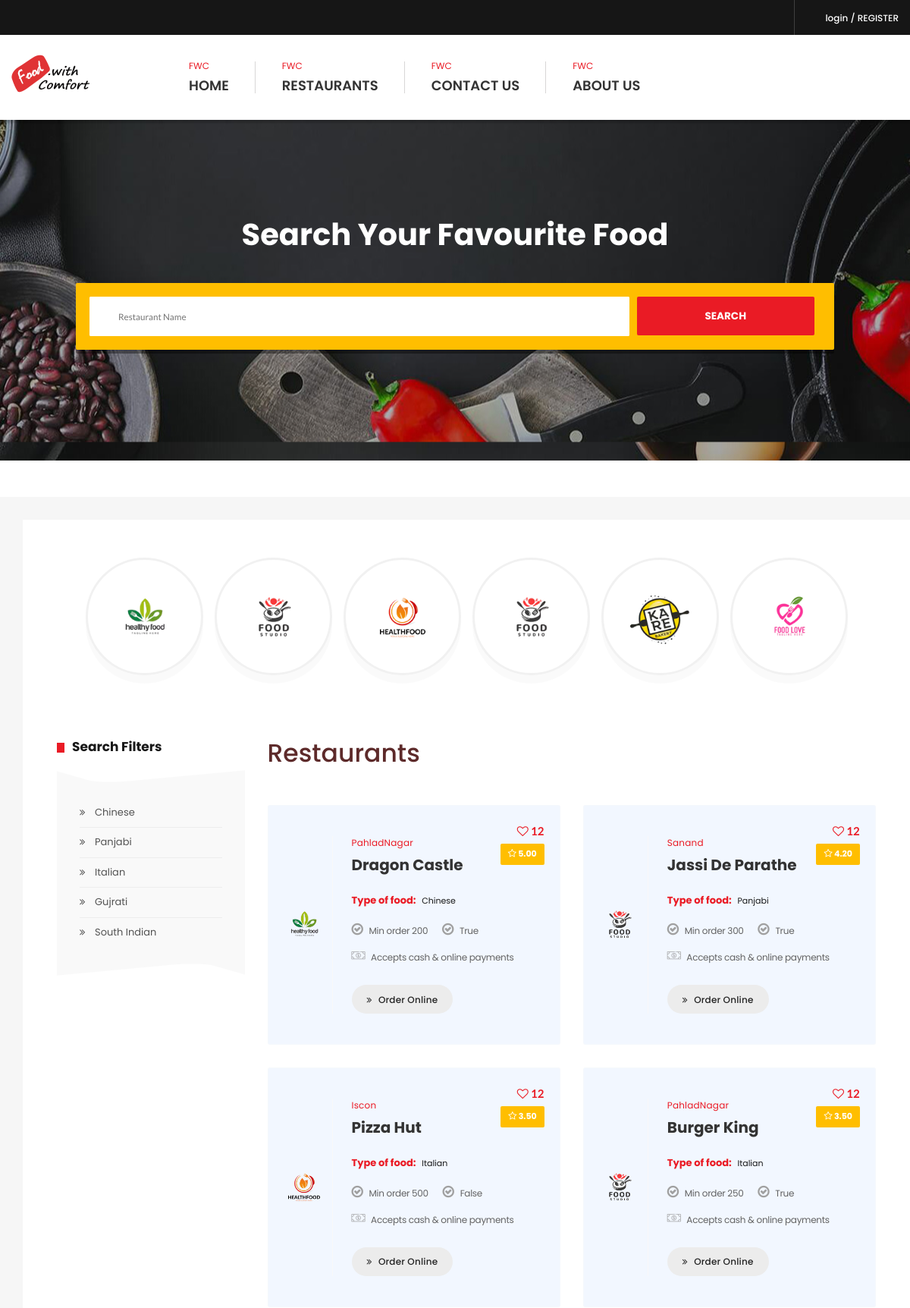
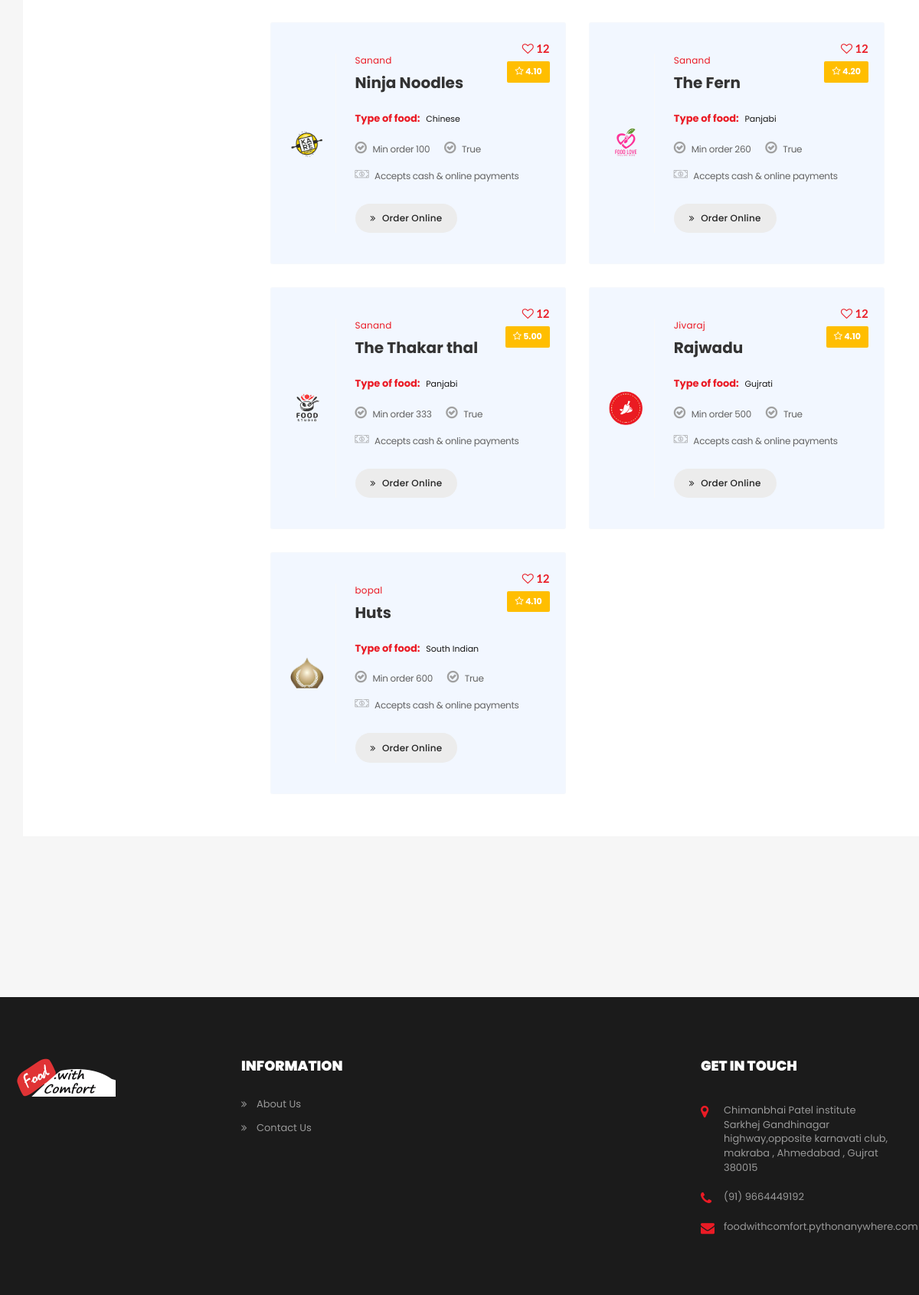
/restaurant/indexrestaurant/, run on the app's committed database (2 pictures, top to bottom).
### restaurant/models.py (models this page shows, shortened)
class Restaurant(models.Model):
    restaurant_name = models.CharField(max_length=50)
    email = models.EmailField(max_length=30)
    contact_no = models.CharField(max_length=10)
    address_fk = models.ForeignKey(Address,on_delete=models.CASCADE,related_name='rest_address')
    category_fk = models.ForeignKey(Category,on_delete=models.CASCADE,related_name='rest_category')
    opening_hours = models.CharField(max_length=15)
    takeaway = models.BooleanField()
    rating_fk = models.ForeignKey(Rating,on_delete=models.CASCADE,related_name='rest_rating')
    picture = models.ImageField(upload_to='images',blank=True,null=True)
    minimum_or = models.IntegerField(blank=True,null=True)
    description = models.CharField(max_length=100,blank=True,null=True)

class Category(models.Model):
    type = models.CharField(max_length=20)
    def  __str__(self):
        return f"{self.type}"

class Address(models.Model):
    branch = models.CharField(max_length=30)
    street_address = models.CharField(max_length=70)
    city = models.CharField(max_length=35)
    pincode = models.IntegerField()
    state = models.CharField(max_length=50)
    def __str__(self):
        return self.branch

class Rating(models.Model):
    score = models.DecimalField(max_digits=7,decimal_places=2)
    feedback = models.CharField(max_length=200)
    def __str__(self):
        return f'{self.score}'

### restaurant/views.py (the view)
# urls.py: path('indexrestaurant/',views.index,name='indexrestaurant'),
def index(request):
    restaurant = Restaurant.objects.all()
    context = {
        'rest_name': restaurant
    }
    return render(request, 'restaurant/restaurants.html', context)

### root/context_processors.py (called while the page is built)
def top_restaurants(request):
    restaurants = Restaurant.objects.all()[:6]
    cnt = Restaurant.objects.all().count()
    category = Category.objects.all()
    served = Order.objects.all().count
    users = CustomUser.objects.all().count
    t_foods= Product.objects.all().count
    return {'rest_context':restaurants,'cnt':cnt,'category':category,'served':served,
            'users_cnt':users,'food_cnt':t_foods
    }

### templates/restaurant/restaurants.html (shortened to what this page needs)
{% extends 'root/layout.html' %}
{% load static %}
{% block body %}
<section style="margin-top: 150px;">
    <div class="block">
        <div class="page-title-wrapper text-center">
            <div class="col-md-12 col-sm-12 col-lg-12">
                <div class="page-title-inner">
                    <h1 itemprop="headline">Search Your Favourite Food</h1>
                    <form class="restaurant-search-form brd-rd2" action="{% url 'restaurant:search_restaurant' %}" method="GET">
                        <div class="row mrg10">
                            <div class="col-md-6 col-sm-5 col-lg-5 col-xs-12" style="width: 722px;">
                                <div class="input-field brd-rd2"><input class="brd-rd2" type="text" placeholder="Restaurant Name" name="q"></div>
                            </div>
                            <div class="col-md-2 col-sm-3 col-lg-3 col-xs-12">
                                <button class="brd-rd2 red-bg" type="submit">SEARCH</button>
                            </div>
                        </div>
                    </form>
                </div>
            </div>
        </div>
    </div>
</section>
<div class="bread-crumbs-wrapper">
    <div class="container">
        <ol class="breadcrumb">
        </ol>
    </div>
</div>
<section>
    <div class="block gray-bg bottom-padd210 top-padd30">
        <div class="container">
            <div class="row">
                <div class="col-md-12 col-sm-12 col-lg-12">
                    <div class="sec-box">
                        <div class="top-restaurants-wrapper">
                            <ul class="restaurants-wrapper style2">
                                {% for rest in rest_context %}
                                    <li class="wow bounceIn" data-wow-delay="0.2s" style="visibility: visible; animation-delay: 0.2s; animation-name: bounceIn;"><div class="top-restaurant"><a class="brd-rd50" href="{% url 'restaurant:restaurant_details' rest.id %}" title="Restaurant 1" itemprop="url"><img src=" {{ rest.picture.url }} " alt="top-restaurant1.png" itemprop="image"></a></div></li>
                                {% endfor %}
                            </ul>
                        </div>
                        <div class="sec-wrapper top-padd80">
                            <div class="row">
                                <div class="col-md-3 col-sm-12 col-lg-3">
                                    <div class="sidebar left">
                                        <div class="widget style2 Search_filters">
                                            <h4 class="widget-title2 sudo-bg-red" itemprop="headline">Search Filters
                                            </h4>
                                            <div class="widget-data">
                                                <ul>
                                                    {% for i in category %}
                                                    <li><a href="{% url 'restaurant:cat_restaurants' i.id %}" title="" itemprop="url">{{ i }}</a>
                                                        </li>
                                                    {% endfor %}
                                                </ul>
                                            </div>
                                        </div>
                                    </div>
                                </div>
                                <div class="col-md-9 col-sm-12 col-lg-9">
                                    <div class="title2-wrapper">
                                        <h3 class="marginb-0" itemprop="headline">Restaurants</h3>
                                    </div>
                                    <div class="remove-ext">
                                        <div class="row">
                                            {% for restaurant in rest_name  %}
                                            <div class="col-md-6 col-sm-6 col-lg-6">
                                                <div class="featured-restaurant-box with-bg style2 brd-rd12 wow fadeIn"
                                                    data-wow-delay="0.1s" style="background-color: #f2f7ff;">
                                                    <div class="featured-restaurant-thumb">
                                                        <a href="{% url 'restaurant:restaurant_details' restaurant.id %}" title="" itemprop="url"><img
                                                                src="{{ restaurant.picture.url }}"
                                                                alt="most-popular-img1.png" itemprop="image"></a>
                                                    </div>
                                                    <div class="featured-restaurant-info">
                                                        <span class="red-clr">{{ restaurant.address_fk }}</span>
                                                        <h4 itemprop="headline"><a href="restaurant-detail.html"
                                                                title="" itemprop="url">{{ restaurant.restaurant_name }}</a></h4>
                                                        <span class="food-types">Type of food: <a href="#" title=""
                                                                itemprop="url">{{ restaurant.category_fk }}</a></span>
                                                        <ul class="post-meta">
                                                            <li><i class="fa fa-check-circle-o"></i> Min order  {{ restaurant.minimum_or}}</li>
                                                            <li><i class="fa fa-check-circle-o"></i> {{ restaurant.takeaway }}</li>
                                                            <li><i class="flaticon-money"></i> Accepts cash & online
                                                                payments</li>
                                                        </ul>
                                                        <span class="post-rate yellow-bg brd-rd2"><i
                                                                class="fa fa-star-o"></i> {{ restaurant.rating_fk }}</span>
                                                        <span class="post-likes style2 red-clr"><i
                                                                class="fa fa-heart-o"></i> 12</span>
                                                        <a class="brd-rd30" href="{% url 'restaurant:restaurant_details' restaurant.id %}"
                                                            title="Order Online"><i
                                                                class="fa fa-angle-double-right"></i> Order Online</a>
                                                    </div>
                                                </div>
                                            </div>
                                            {% endfor %}
                                        </div>
                                    </div>
                                </div>
                            </div>
                        </div>
                    </div>
                </div>
            </div>
        </div>
    </div>
</section>
{% endblock body %}

### templates/root/layout.html (shortened to what this page needs)
{% load static %}
<!DOCTYPE html>
<html lang="en">
<head>
    <link rel="stylesheet" href="{% static 'css/icons.min.css' %}">
    <link rel="stylesheet" href="{% static 'css/bootstrap.min.css' %}">
    <link rel="stylesheet" href="{% static 'css/animate.min.css' %}">
    <link rel="stylesheet" href="{% static 'css/main.css' %}">
    <link rel="stylesheet" href="{% static 'css/red-color.css' %}">
    <link rel="stylesheet" href="{% static 'css/yellow-color.css' %}">
    <link rel="stylesheet" href="{% static 'css/responsive.css' %}">
</head>
<body>
    <header class="stick">
        <div class="topbar">
            <div class="container">
                <div class="topbar-register">
                    {% if user.is_authenticated %}
                    <a class="" href="{% url 'Auth_system:logout_user_n' %}" title="Login" >logout</a>
                    {% else %}
                    <a class="" href="{% url 'Auth_system:login_user_n' %}" title="Login" >login</a> /
                    <a class="" href="{% url 'Auth_system:register_user_n' %}" title="Register" >REGISTER</a>
                    {% endif %}
                </div>
            </div>
        </div>
        <div class="logo-menu-sec">
            <div class="container">
                <div class="logo">
                    <h1 itemprop="headline"><a href="{% url 'root:index' %}" title="Home" itemprop="url"><img
                                src=" {% static 'images/tmp.png' %} " alt="logo.png" itemprop="image"></a></h1>
                </div>
                <nav>
                    <div class="menu-sec">
                        <ul>
                            <li class="menu-item-has-children" id="jm" ><a href="#" title="HOMEPAGES" itemprop="url" >
                                <a href="{% url 'root:index' %}" ><span
                                    class="red-clr">FWC</span> <center>HOME</center>  </a>
                            </li>
                            <li class="menu-item-has-children"><a href="{% url 'restaurant:indexrestaurant' %}" title="RESTAURANTS" itemprop="url"><span
                                        class="red-clr">FWC</span>RESTAURANTS</a>
                            </li>
                            <li><a href="{% url 'root:contactus' %}" title="CONTACT US" itemprop="url"><span
                                class="red-clr">FWC</span>CONTACT US</a></li>
                            <li><a href="{% url 'root:aboutus' %}" title="CONTACT US" itemprop="url"><span
                                class="red-clr">FWC</span>ABOUT US</a></li>
                        </ul>
                        </div>
                </nav>
            </div>
        </div>
    </header>
    {% block body %}
    {% endblock %}
    <footer>
        <div class="block top-padd80 bottom-padd80 dark-bg">
            <div class="container">
                <div class="row">
                    <div class="col-md-12 col-sm-12 col-lg-12">
                        <div class="footer-data">
                            <div class="row">
                                <div class="col-md-3 col-sm-6 col-lg-3">
                                    <div class="widget about_widget wow fadeIn" data-wow-delay="0.1s">
                                        <div class="logo">
                                            <h1 itemprop="headline"><a href="{% url 'root:index' %}" title="Home" itemprop="url"><img
                                                src=" {% static 'images/tmp.png' %} " alt="logo.png" itemprop="image"></a></h1>
                                        </div>
                                    </div>
                                </div>
                                <div class="col-md-3 col-sm-6 col-lg-3">
                                    <div class="widget information_links wow fadeIn" data-wow-delay="0.2s">
                                        <h4 class="widget-title" itemprop="headline">INFORMATION</h4>
                                        <ul>
                                            <li><a href="{% url 'root:aboutus' %}" title="" itemprop="url">About Us</a></li>
                                            <li><a href="{% url 'root:contactus' %}" title="" itemprop="url">Contact Us</a></li>
                                        </ul>
                                    </div>
                                </div>
                                <div class="col-md-3 col-sm-6 col-lg-3">
                                </div>
                                <div class="col-md-3 col-sm-6 col-lg-3">
                                    <div class="widget get_in_touch wow fadeIn" data-wow-delay="0.4s">
                                        <h4 class="widget-title" itemprop="headline">GET IN TOUCH</h4>
                                        <ul>
                                            <li><i class="fa fa-map-marker"></i> Chimanbhai Patel institute <br>Sarkhej
                                            Gandhinagar highway,opposite karnavati club, makraba , Ahmedabad , Gujrat 380015</li>
                                            <li><i class="fa fa-phone"></i> (91) 9664449192</li>
                                            <li><i class="fa fa-envelope"></i> <a href="#" title=""
                                                    itemprop="url">foodwithcomfort.pythonanywhere.com</a></li>
                                        </ul>
                                    </div>
                                </div>
                            </div>
                        </div>
                    </div>
                </div>
            </div>
        </div>
    </footer>
</body>
</html>

### static/css/yellow-color.css (style rules this page uses)
.yellow-bg, .yellow-bg-layer:before, .sudo-bg-yellow:before, .popular-dish-info > a.yellow-bg, .read-more:hover, .read-more:focus, .search-frm > button:hover, .search-frm > button:focus, .newsletter-frm > button:hover, .newsletter-frm > button:focus, .sign-form button:hover, .sign-form button:focus, .booking-table > table tbody td h5:before, .booking-table > table tbody td a.detail-link:hover, .booking-table > table tbody td a.detail-link:focus, .profile-info > a.change-password.yellow-clr::before, .profile-img-upload-btn > label.red-bg:hover, .responsive-logomenu > span.red-bg:hover, .responsive-menu > span.red-bg:hover, .register-btn > a.red-bg:hover, .track-popup-innr > form button.red-bg:hover, .track-popup-innr > form a.red-bg:hover, .order-time > a.red-bg:hover, .order-time > a.red-bg:focus, a.close-buyer:hover, a.close-buyer:focus, a.thanks-close:hover, a.thanks-close:focus, .restaurant-search-form, .chef-box, .menu-sec > a:hover:hover { background-color: #ffbe00; }

### data on the page
Restaurant: picture (picture), address_fk "PahladNagar", restaurant_name "Dragon Castle", category_fk "Chinese", minimum_or "200", takeaway "True", rating_fk "5.00"
Restaurant: picture (picture), address_fk "Sanand", restaurant_name "Jassi De Parathe", category_fk "Panjabi", minimum_or "300", takeaway "True", rating_fk "4.20"
Restaurant: picture (picture), address_fk "Iscon", restaurant_name "Pizza Hut", category_fk "Italian", minimum_or "500", takeaway "False", rating_fk "3.50"
Restaurant: picture (picture), address_fk "PahladNagar", restaurant_name "Burger King", category_fk "Italian", minimum_or "250", takeaway "True", rating_fk "3.50"
Restaurant: picture (picture), address_fk "Sanand", restaurant_name "Ninja Noodles", category_fk "Chinese", minimum_or "100", takeaway "True", rating_fk "4.10"
Restaurant: picture (picture), address_fk "Sanand", restaurant_name "The Fern", category_fk "Panjabi", minimum_or "260", takeaway "True", rating_fk "4.20"
Category: type "Chinese"
Category: type "Panjabi"
Category: type "Italian"
Category: type "Gujrati"
Category: type "South Indian"
Restaurant: picture (picture), address_fk "Sanand", restaurant_name "The Thakar thal", category_fk "Panjabi", minimum_or "333", takeaway "True", rating_fk "5.00"
Restaurant: picture (picture), address_fk "Jivaraj", restaurant_name "Rajwadu", category_fk "Gujrati", minimum_or "500", takeaway "True", rating_fk "4.10"
Restaurant: picture (picture), address_fk "bopal", restaurant_name "Huts", category_fk "South Indian", minimum_or "600", takeaway "True", rating_fk "4.10"
